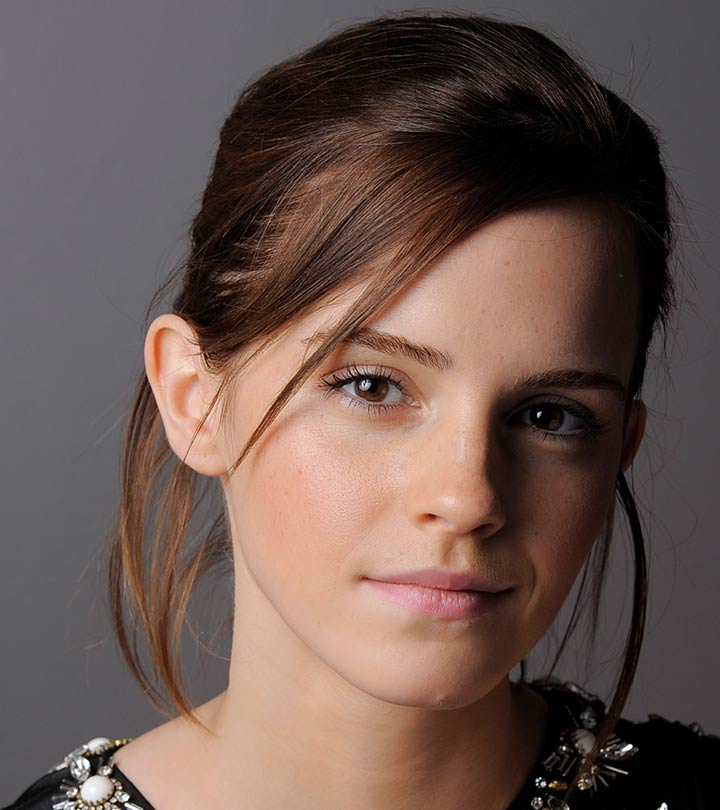
#> input picture images/emma.jpg, 720 x 810 px
$ python AssignmentOne.py
#> lines starting #> are read from the running program, lines starting #| are printed output that depends on the picture
import cv2 as cv
import numpy as np
import matplotlib.pyplot as plt

# Define control points from the graph
# (input, output)
points = [(0, 0), (50, 100), (100, 200), (150, 255), (200, 150), (255, 255)]

# Initialize lookup table
LUT = np.zeros(256, dtype=np.uint8)

# Fill LUT piecewise between control points
for i in range(len(points)-1):
    x1, y1 = points[i]
    x2, y2 = points[i+1]
    slope = (y2 - y1) / (x2 - x1)
    for x in range(x1, x2+1):
        LUT[x] = np.clip(y1 + slope * (x - x1), 0, 255)

# Read grayscale image
img_orig = cv.imread('images/emma.jpg', cv.IMREAD_GRAYSCALE)
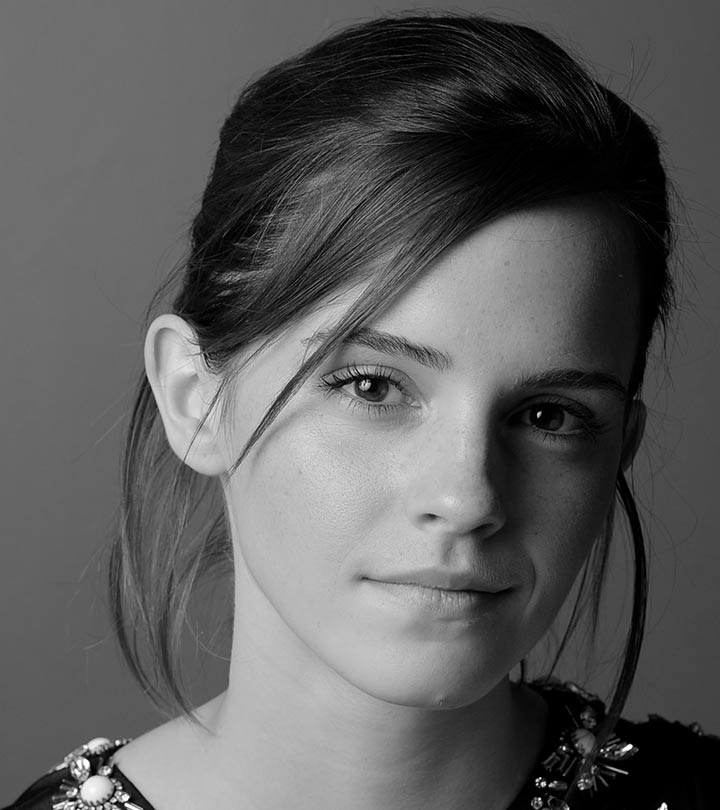
#> img_orig: shape (810, 720); min 0, max 255, mean 92.3

# Apply transformation
image_transformed = cv.LUT(img_orig, LUT)
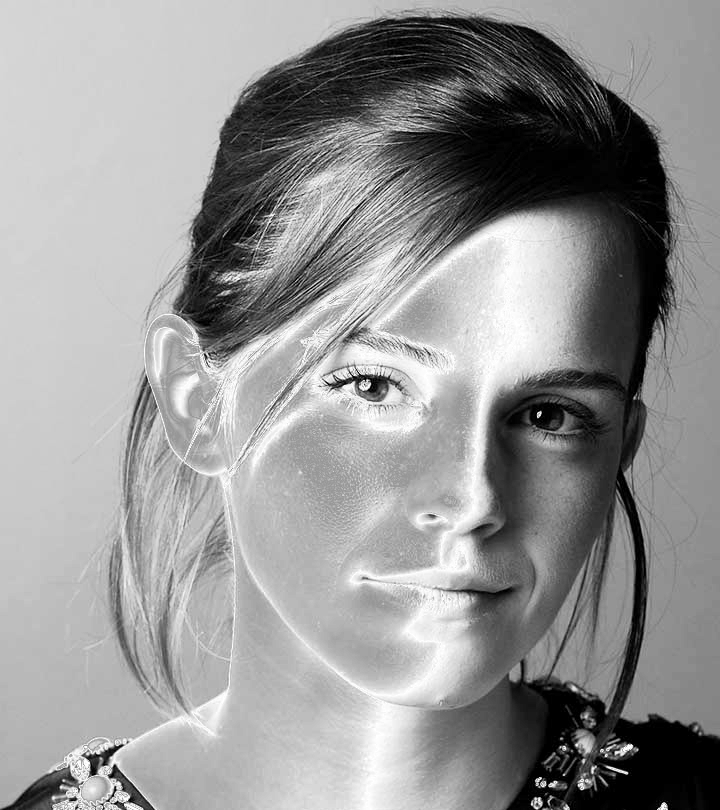
#> image_transformed: shape (810, 720); min 0, max 255, mean 148.5

# Show original and transformed images
fig, ax = plt.subplots(1, 2, figsize=(12, 6))
ax[0].imshow(img_orig, cmap='gray')
ax[0].set_title("Original Image")
ax[0].axis('off')

ax[1].imshow(image_transformed, cmap='gray')
ax[1].set_title("After Intensity Transformation")
ax[1].axis('off')

plt.show()
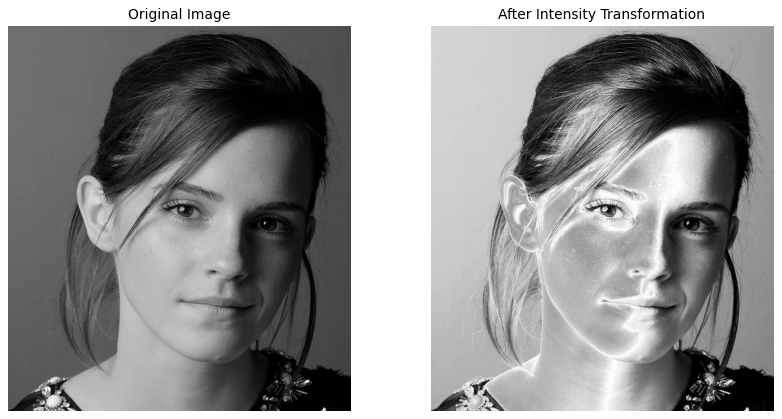
#> figure drawn by matplotlib, 2 panels

# Optional: plot transformation curve
plt.plot(LUT, color='blue')
plt.title("Intensity Transformation Curve")
plt.xlabel("Input Intensity")
plt.ylabel("Output Intensity")
plt.show()
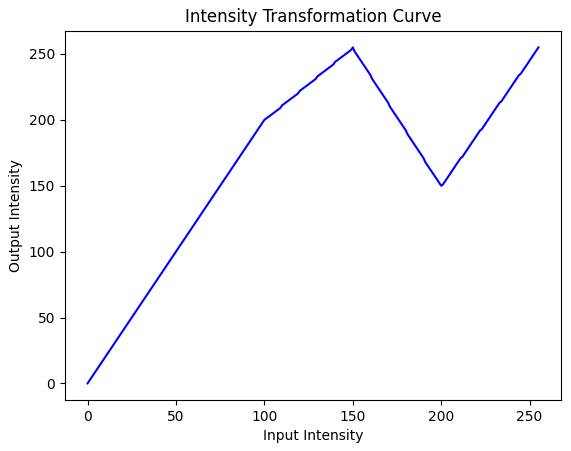
#> figure drawn by matplotlib, 1 panel; curve peaks at x = 150, y = 255

$ run again, with images/daisy.jpg copied over images/emma.jpg
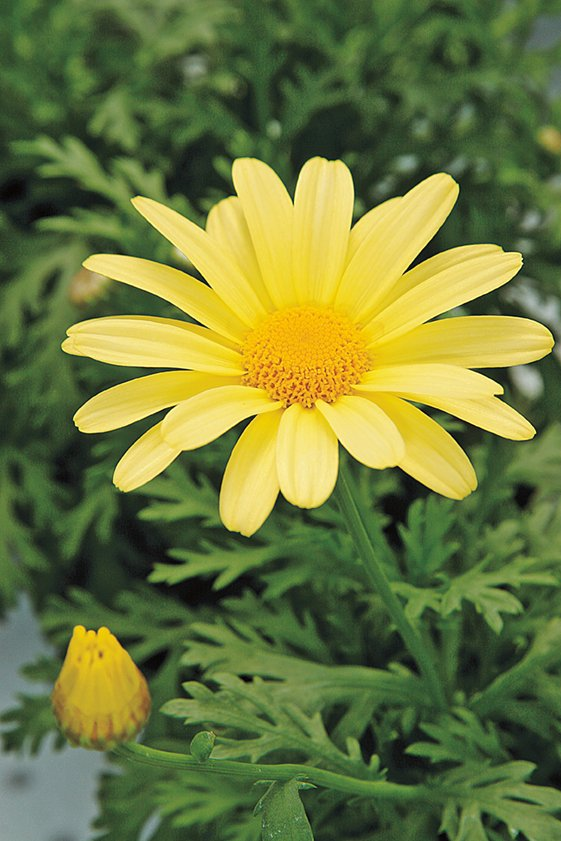
#> input picture images/daisy.jpg, 561 x 841 px
#> `image_transformed = cv.LUT(img_orig, LUT)`:
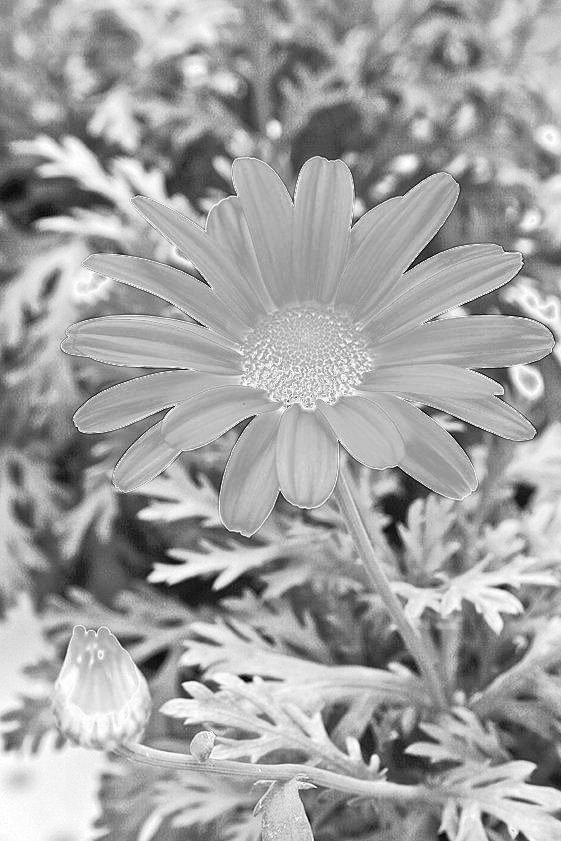
#> image_transformed: shape (841, 561); min 0, max 255, mean 162.3
#> `plt.show()`:
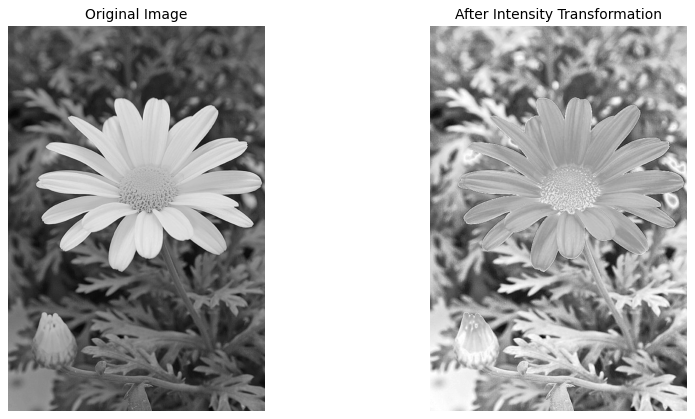
#> figure drawn by matplotlib, 2 panels

$ run again, with images/highlights_and_shadows.jpg copied over images/emma.jpg
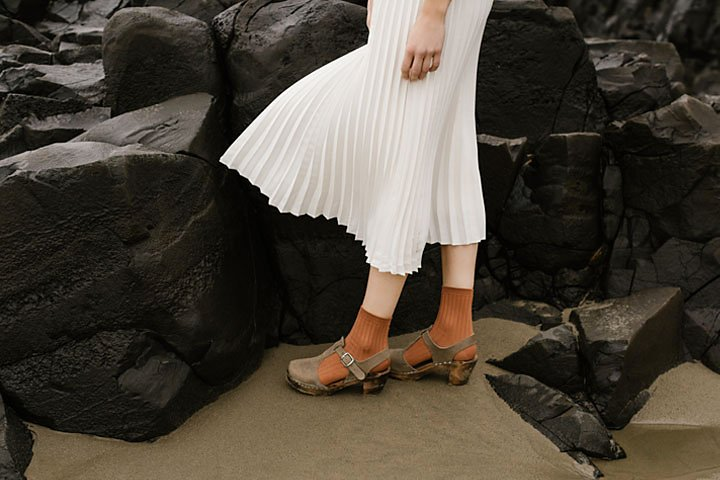
#> input picture images/highlights_and_shadows.jpg, 720 x 480 px
#> `image_transformed = cv.LUT(img_orig, LUT)`:
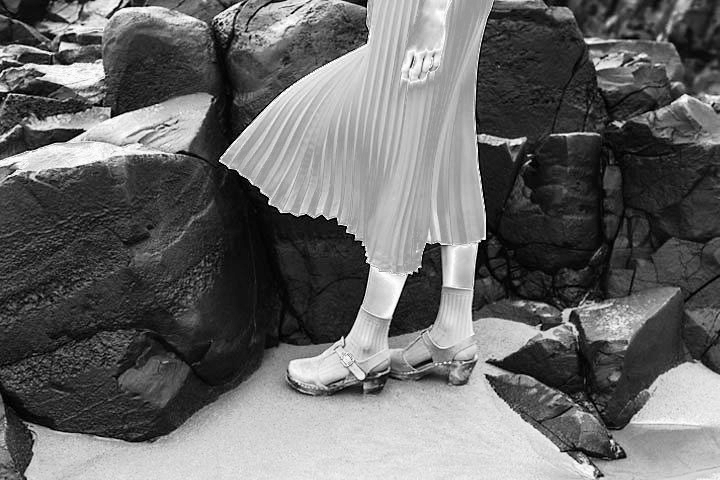
#> image_transformed: shape (480, 720); min 0, max 255, mean 104.7
#> `plt.show()`:
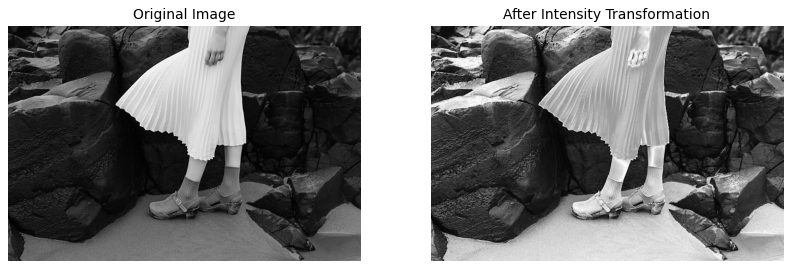
#> figure drawn by matplotlib, 2 panels

$ run again, with images/jeniffer.jpg copied over images/emma.jpg
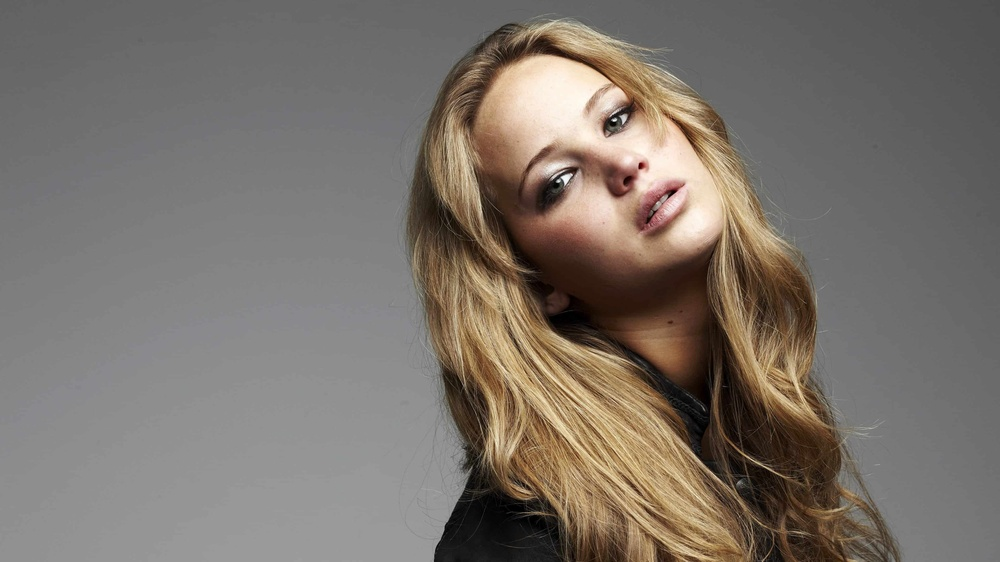
#> input picture images/jeniffer.jpg, 1000 x 562 px, shrunk from 3840 x 2160 before the run
#> `image_transformed = cv.LUT(img_orig, LUT)`:
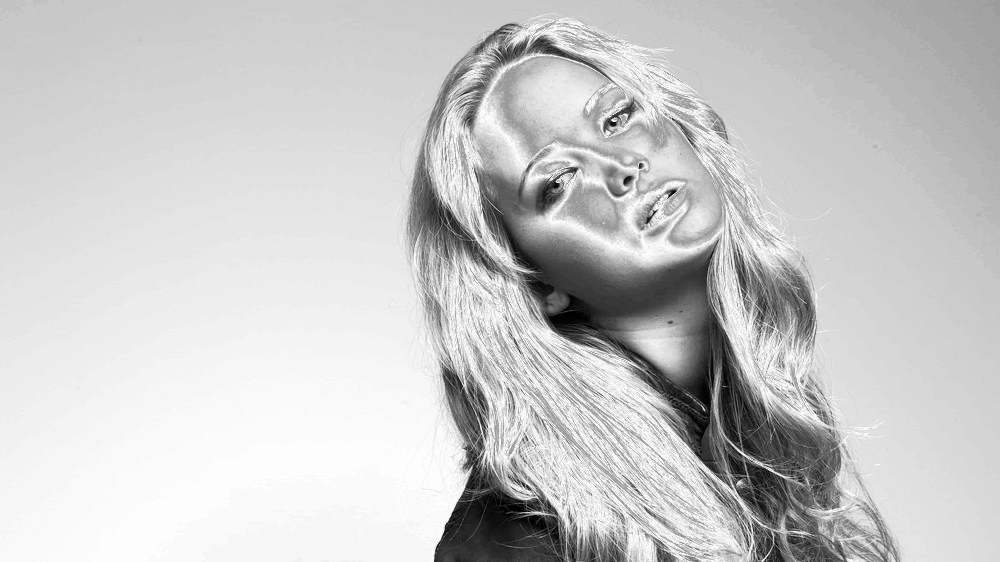
#> image_transformed: shape (562, 1000); min 0, max 255, mean 200.7
#> `plt.show()`:
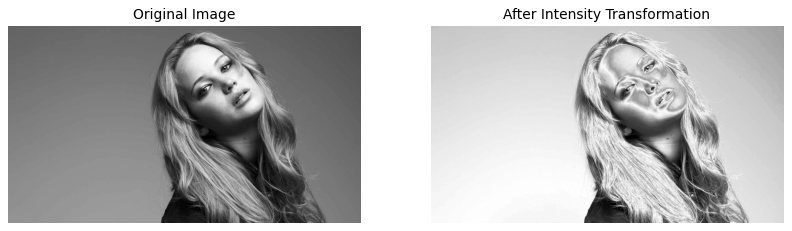
#> figure drawn by matplotlib, 2 panels
